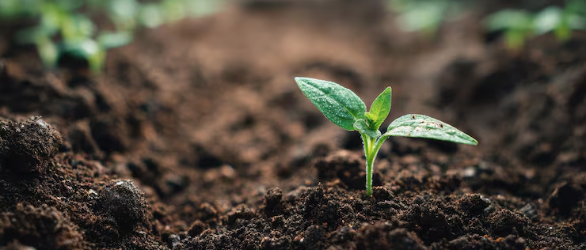
#> input picture backend/uploads/5fd1822205384386a3098995a375c50c.png, 586 x 250 px
$ python -i image_agent.py   (imports and definitions only)   (older library calls are emulated)
#> lines starting #> are read from the running program, lines starting #| are printed output that depends on the picture; after the words box and inside, x2 and y2 are one past the last pixel; in counts of white or black regions, pixels touching at a corner belong together
"""
Soil Image Analysis Agent — 5-stage pipeline
Stage 1: Validate        — OpenCV + Groq Vision reject non-soil images
Stage 2: CV Analysis     — OpenCV extracts objective pixel measurements
Stage 3: AI Estimation   — Groq Vision classifies soil features from image
Stage 4: Parameter Est.  — Deterministic soil science lookup from CV+AI features
Stage 5: Merge           — Combine all into structured output for rule engine
"""
import cv2
import json
import logging
import base64
import re
import numpy as np
from pathlib import Path

import httpx
from app.config import settings

logger = logging.getLogger(__name__)

GROQ_API_URL  = "https://api.groq.com/openai/v1/chat/completions"
VISION_MODEL  = "meta-llama/llama-4-maverick-17b-128e-instruct"
HAS_VISION    = False  # Groq vision models unavailable — CV-only mode
MIN_CONFIDENCE = 30


# ── Helpers ────────────────────────────────────────────────────────────────────

# [13 lines left out: functions _to_base64, _parse_json, not called in this run]


# ── Stage 1: Validate with Groq Vision ────────────────────────────────────────

# [26 lines not run here, left out]


# ── Stage 2: OpenCV Analysis ───────────────────────────────────────────────────

def _cv_analysis(image_path: str) -> dict:
    """
    Extract objective pixel-level measurements using OpenCV.
    Every image produces different values based on actual pixels.
    """
    img_bgr = cv2.imread(image_path)
#> img_bgr is the input picture: shape (250, 586, 3); mean B, G, R 58.2, 70.4, 78.3
    if img_bgr is None:
        raise ValueError("OpenCV could not read image")

    img_bgr = cv2.resize(img_bgr, (400, 400))
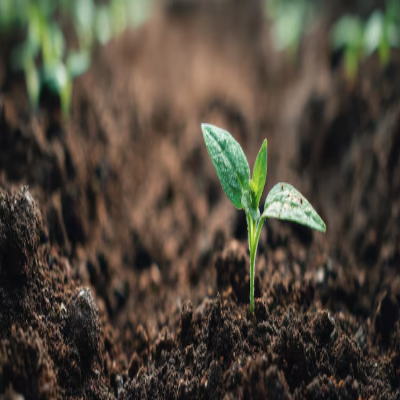
#> img_bgr: shape (400, 400, 3); mean B, G, R 58.1, 70.2, 78.2
    img_rgb = cv2.cvtColor(img_bgr, cv2.COLOR_BGR2RGB)
    img_hsv = cv2.cvtColor(img_bgr, cv2.COLOR_BGR2HSV)
#> img_hsv: shape (400, 400, 3); mean H, S, V 30.2, 68.9, 81.9
    img_lab = cv2.cvtColor(img_bgr, cv2.COLOR_BGR2LAB)
#> img_lab: shape (400, 400, 3); mean of channels 0, 1, 2 75.5, 129.5, 136.3
    img_gray = cv2.cvtColor(img_bgr, cv2.COLOR_BGR2GRAY)
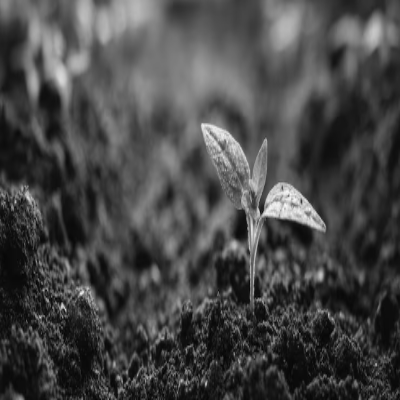
#> img_gray: shape (400, 400); min 3, max 248, mean 71.2

    # ── Dominant colour (mean HSV + RGB) ──────────────────────────────────────
    mean_h  = float(np.mean(img_hsv[:, :, 0]))   # 0-179
#> mean_h = 30.25
    mean_s  = float(np.mean(img_hsv[:, :, 1]))   # 0-255
#> mean_s = 68.94
    mean_v  = float(np.mean(img_hsv[:, :, 2]))   # 0-255
#> mean_v = 81.87
    mean_r  = float(np.mean(img_rgb[:, :, 0]))
#> mean_r = 78.23
    mean_g  = float(np.mean(img_rgb[:, :, 1]))
#> mean_g = 70.25
    mean_b  = float(np.mean(img_rgb[:, :, 2]))
#> mean_b = 58.07
    hex_col = "#{:02X}{:02X}{:02X}".format(int(mean_r), int(mean_g), int(mean_b))
#> hex_col = '#4E463A'

    # ── Brightness (L channel from LAB) ───────────────────────────────────────
    brightness = float(np.mean(img_lab[:, :, 0]))  # 0-255
#> brightness = 75.51

    # ── Texture — Laplacian variance (higher = coarser) ───────────────────────
    lap_var = float(cv2.Laplacian(img_gray, cv2.CV_64F).var())
#> lap_var = 382.8

    # ── Edge density — Canny edges ────────────────────────────────────────────
    edges      = cv2.Canny(img_gray, 50, 150)
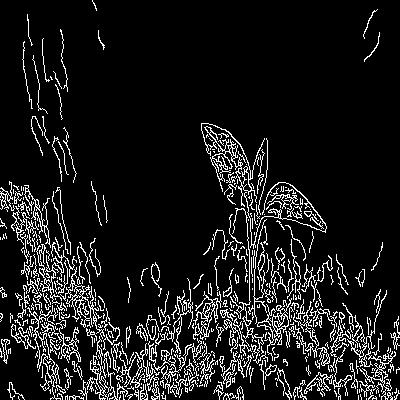
#> edges: shape (400, 400); 10.5% white in thin lines or dots
    edge_density = float(np.sum(edges > 0)) / (400 * 400)
#> edge_density = 0.105

    # ── Crack detection — morphological analysis ──────────────────────────────
    kernel     = cv2.getStructuringElement(cv2.MORPH_RECT, (5, 5))
    tophat     = cv2.morphologyEx(img_gray, cv2.MORPH_BLACKHAT, kernel)
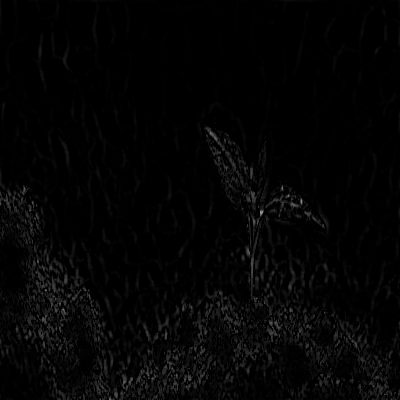
#> tophat: shape (400, 400); min 0, max 155, mean 4.4
    crack_score = float(np.mean(tophat))  # higher = more cracks/dark lines
#> crack_score = 4.39

    # ── Surface uniformity — std dev of gray ──────────────────────────────────
    uniformity = float(np.std(img_gray))  # lower = more uniform
#> uniformity = 42.04

    # ── Stone/gravel detection — high-contrast bright spots ───────────────────
    _, bright_mask = cv2.threshold(img_gray, 200, 255, cv2.THRESH_BINARY)
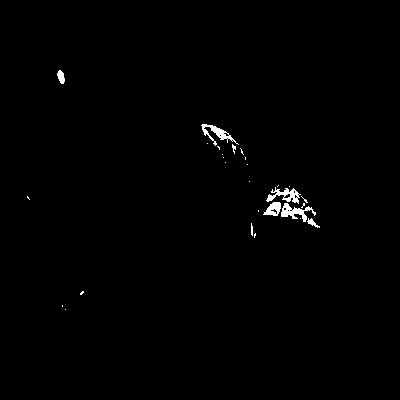
#> bright_mask: shape (400, 400); 0.73% white; 28 white regions (20 under 20 px), largest, box (x1, y1, x2, y2) and area: (281, 203, 316, 222) 266, (266, 187, 301, 204) 250, (201, 124, 239, 146) 246
    stone_pct = float(np.sum(bright_mask > 0)) / (400 * 400) * 100
#> stone_pct = 0.727

    # ── Moisture indicator — dark saturation pattern ──────────────────────────
    # Wet soil: dark (low V) + low saturation; dry soil: lighter + variable S
    dark_mask   = img_hsv[:, :, 2] < 80
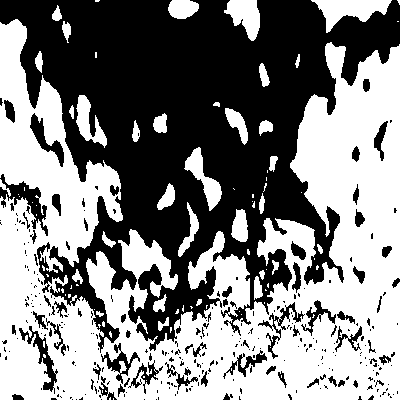
#> dark_mask: shape (400, 400) bool; 51.5% white; 306 black regions (241 under 20 px), largest, box (x1, y1, x2, y2) and area: (0, 0, 400, 353) 68759, (0, 174, 48, 236) 896, (19, 326, 58, 394) 609
    moisture_px = float(np.sum(dark_mask)) / (400 * 400)
#> moisture_px = 0.515

    # ── Organic matter indicator — very dark pixels ───────────────────────────
    very_dark   = img_hsv[:, :, 2] < 60
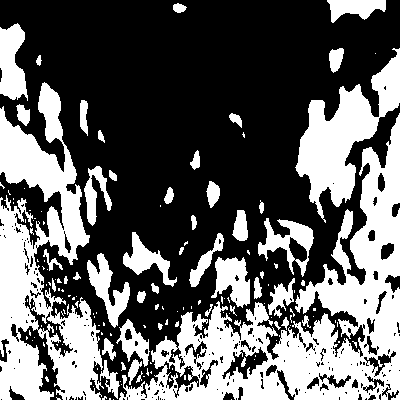
#> very_dark: shape (400, 400) bool; 38% white; 156 white regions (107 under 20 px), largest, box (x1, y1, x2, y2) and area: (119, 113, 400, 400) 23674, (0, 82, 104, 400) 16708, (295, 48, 400, 223) 6863
    om_dark_pct = float(np.sum(very_dark)) / (400 * 400)
#> om_dark_pct = 0.38

    # ── Colour category from HSV ───────────────────────────────────────────────
    colour_label = _classify_colour(mean_h, mean_s, mean_v, mean_r, mean_g, mean_b)
#> in _classify_colour, `hue = h * 2`: hue = 60.5
#> colour_label = 'Olive Brown'

    # ── Brightness level ──────────────────────────────────────────────────────
    if brightness < 55:    bl = "Very Dark"
    elif brightness < 95:  bl = "Dark"
    elif brightness < 145: bl = "Medium"
    elif brightness < 195: bl = "Light"
    else:                  bl = "Very Light"

    # ── Texture label ─────────────────────────────────────────────────────────
    if lap_var < 80:    texture = "Fine"
    elif lap_var < 300: texture = "Medium"
    elif lap_var < 800: texture = "Coarse"
    else:               texture = "Gritty"

    # ── Moisture label ────────────────────────────────────────────────────────
    if moisture_px > 0.45:   moisture = "Wet"
    elif moisture_px > 0.28: moisture = "Moist"
    elif moisture_px > 0.12: moisture = "Moderate"
    else:                    moisture = "Dry"

    # ── Organic matter label ──────────────────────────────────────────────────
    if om_dark_pct > 0.35:   om = "High"
    elif om_dark_pct > 0.12: om = "Moderate"
    else:                    om = "Low"

    # ── Surface condition ─────────────────────────────────────────────────────
    if crack_score > 8:      surface = "Cracked"
    elif uniformity < 30:    surface = "Smooth"
    elif uniformity > 70:    surface = "Loose"
    elif edge_density > 0.15: surface = "Granular"
    else:                    surface = "Compacted"

    return {
        # Raw measurements
        "meanH": round(mean_h, 1),
        "meanS": round(mean_s, 1),
        "meanV": round(mean_v, 1),
        "meanR": round(mean_r, 1),
        "meanG": round(mean_g, 1),
        "meanB": round(mean_b, 1),
        "brightness": round(brightness, 1),
        "lapVariance": round(lap_var, 1),
        "edgeDensity": round(edge_density, 4),
        "crackScore": round(crack_score, 2),
        "uniformity": round(uniformity, 1),
        "stonePct": round(stone_pct, 1),
        "moisturePx": round(moisture_px, 3),
        "omDarkPct": round(om_dark_pct, 3),
        # Derived labels
        "colourHex": hex_col,
        "colourLabel": colour_label,
        "brightnessLevel": bl,
        "texture": texture,
        "moisture": moisture,
        "organicMatter": om,
        "surfaceCondition": surface,
    }


def _classify_colour(h, s, v, r, g, b) -> str:
    """Map HSV + RGB to a soil colour label used for pH estimation."""
    # Normalise hue to 0-360
    hue = h * 2  # OpenCV hue is 0-179

    if v < 50:
        return "Black"
    if v > 200 and s < 40:
        return "White"
    if v > 180 and s < 60:
        return "Pale Grey" if hue > 180 else "Light Tan"
    if 100 < hue < 140 and s > 40:
        return "Grey"
    if hue < 20 or hue > 340:
        if s > 120:
            return "Bright Red" if v > 150 else "Red"
        return "Reddish Brown" if v > 100 else "Dark Reddish Brown"
    if 20 <= hue < 40:
        if s > 100:
            return "Red Orange" if v > 150 else "Reddish Brown"
        return "Brown"
    if 40 <= hue < 60:
        if s > 80:
            return "Pale Yellow" if v > 160 else "Dark Yellow Brown"
        return "Dark Brown"
    if 60 <= hue < 100:
        return "Olive Brown"
    if v < 100:
        return "Dark Brown"
    if v < 150:
        return "Brown"
    return "Light Brown"


# ── Stage 3: Groq Vision AI Classification ────────────────────────────────────

# [41 lines not run here, left out]


# ── Stage 4: Parameter Estimation ─────────────────────────────────────────────

# [120 lines left out: function _estimate_params, not called in this run]


# ── Main Entry Point ───────────────────────────────────────────────────────────

# [65 lines not run here, left out]

>>> result = _cv_analysis('../../uploads/5fd1822205384386a3098995a375c50c.png')
#> result = 21 items

$ run again, on backend/uploads/b76f6a65b0ce47e6bfda2c2eb993126d.png
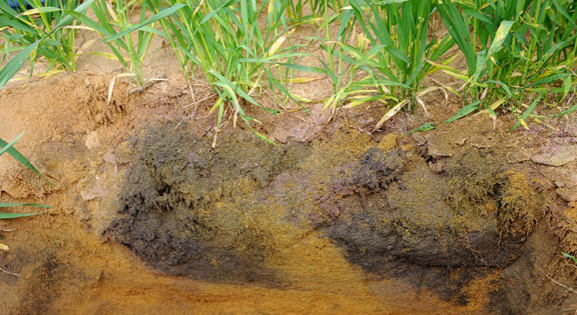
#> input picture backend/uploads/b76f6a65b0ce47e6bfda2c2eb993126d.png, 577 x 315 px
#> in _cv_analysis, img_bgr is the input picture: shape (315, 577, 3); mean B, G, R 74.9, 126.1, 141.3
#> img_bgr: shape (400, 400, 3)
#> img_hsv: shape (400, 400, 3); mean H, S, V 22.8, 129.5, 149.4
#> img_lab: shape (400, 400, 3); mean of channels 0, 1, 2 135.3, 127.2, 157.7
#> mean_h = 22.85
#> mean_s = 129.5
#> mean_v = 149.4
#> mean_r = 141.1
#> mean_g = 125.9
#> mean_b = 74.81
#> hex_col = '#8D7D4A'
#> brightness = 135.3
#> lap_var = 1033.5
#> in _cv_analysis, `edges      = cv2.Canny(img_gray, 50, 150)`:
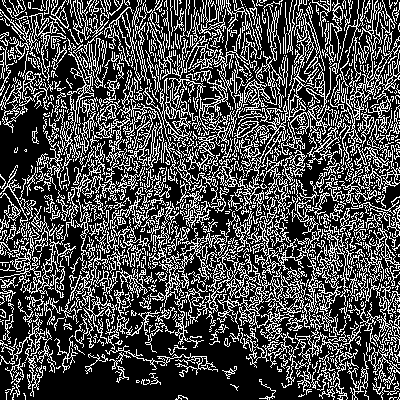
#> edges: shape (400, 400); 29.2% white in thin lines or dots
#> edge_density = 0.292
#> crack_score = 12.31
#> uniformity = 37.38
#> bright_mask: shape (400, 400); 1.6% white in thin lines or dots, all inside (x1, y1, x2, y2) = (0, 0, 397, 316)
#> stone_pct = 1.61
#> dark_mask: shape (400, 400) bool; 5.4% white; 499 white regions (459 under 20 px), largest, box (x1, y1, x2, y2) and area: (230, 286, 370, 383) 4412, (117, 306, 146, 338) 331, (338, 366, 362, 400) 327
#> moisture_px = 0.0541
#> in _cv_analysis, `very_dark   = img_hsv[:, :, 2] < 60`:
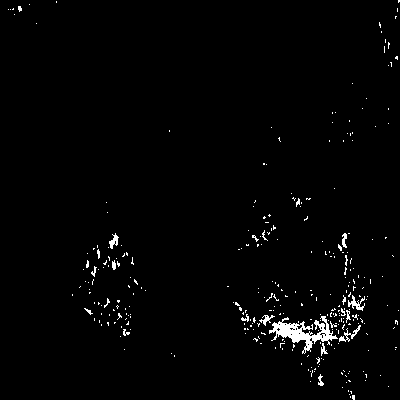
#> very_dark: shape (400, 400) bool; 1.7% white; 306 white regions (287 under 20 px), largest, box (x1, y1, x2, y2) and area: (269, 316, 338, 354) 924, (348, 295, 365, 311) 112, (339, 325, 361, 342) 101
#> om_dark_pct = 0.0166
#> hue = 45.69
#> colour_label = 'Dark Yellow Brown'
#> result = 21 items

$ run again, on backend/uploads/e5c7f3db685a4ad7a2ef36e89144f10f.png
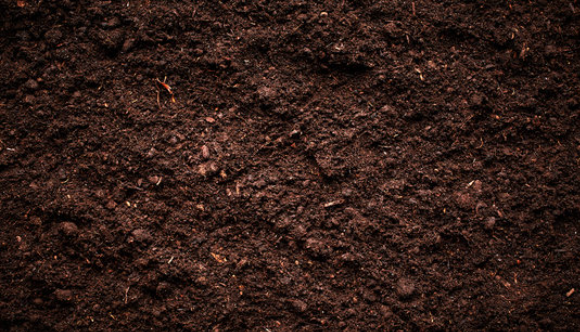
#> input picture backend/uploads/e5c7f3db685a4ad7a2ef36e89144f10f.png, 580 x 332 px
#> in _cv_analysis, img_bgr is the input picture: shape (332, 580, 3); mean B, G, R 24.3, 30.4, 50.7
#> img_bgr: shape (400, 400, 3)
#> img_hsv: shape (400, 400, 3); mean H, S, V 13.2, 140.8, 50.5
#> img_lab: shape (400, 400, 3); mean of channels 0, 1, 2 35.3, 136.5, 135.5
#> mean_h = 13.23
#> mean_s = 140.8
#> mean_v = 50.55
#> mean_r = 50.53
#> mean_g = 30.26
#> mean_b = 24.2
#> hex_col = '#321E18'
#> brightness = 35.35
#> lap_var = 1023.1
#> in _cv_analysis, `edges      = cv2.Canny(img_gray, 50, 150)`:
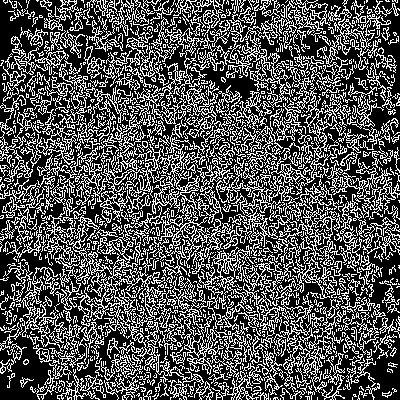
#> edges: shape (400, 400); 32.7% white in thin lines or dots
#> edge_density = 0.327
#> crack_score = 13.07
#> uniformity = 22.02
#> bright_mask: shape (400, 400); 0% white in thin lines or dots, all inside (x1, y1, x2, y2) = (88, 221, 325, 246)
#> stone_pct = 0.0025
#> dark_mask: shape (400, 400) bool; 84.8% white; black in thin lines or dots
#> moisture_px = 0.848
#> in _cv_analysis, `very_dark   = img_hsv[:, :, 2] < 60`:
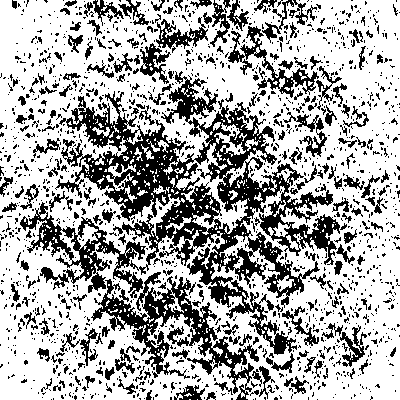
#> very_dark: shape (400, 400) bool; 67.2% white; 1631 black regions (1407 under 20 px), largest, box (x1, y1, x2, y2) and area: (20, 71, 340, 355) 24648, (91, 272, 259, 400) 5253, (228, 26, 319, 98) 1342
#> om_dark_pct = 0.672
#> hue = 26.46
#> colour_label = 'Reddish Brown'
#> result = 21 items
